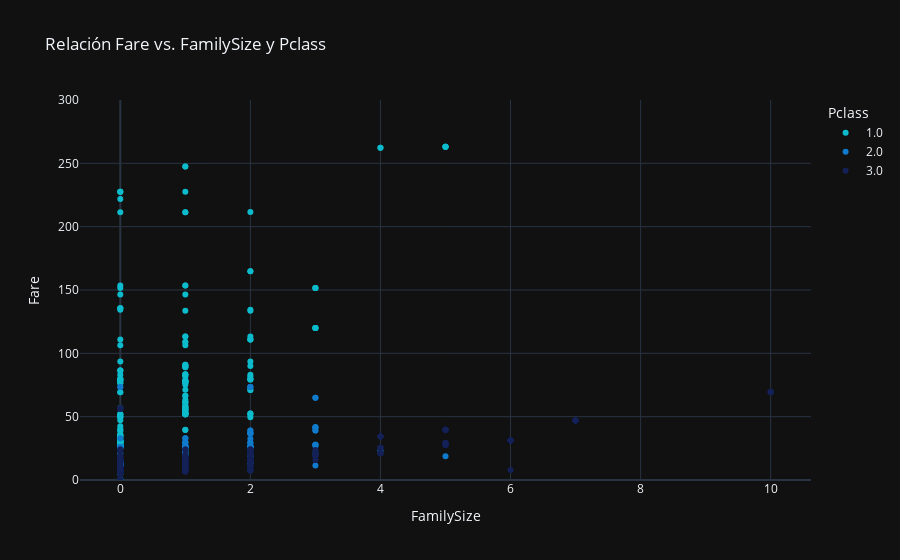

The notebook cell this image was saved under:
### Code cell
df['Pclass'] = df['Pclass'].astype(str) # La trato como una categoría

fig = px.scatter(
    df,
    x='FamilySize',
    y='Fare',
    color='Pclass',
    title='Relación Fare vs. FamilySize y Pclass',
    color_discrete_sequence=['#0cbccc', '#107acc', '#142157'],
    category_orders={"Pclass": ['1.0', '2.0', '3.0']}  # Ordenar Pclass
)

fig.update_yaxes(range=[0, 300]) # Limitat eje Y a 300
fig.update_layout(template='plotly_dark')
fig.write_html('Graphics/scatter_fare_familysize_Pclass_2_300.html')
fig.show()

### Figure 1 — Plotly figure (JSON) as saved in the notebook; plotly's stock layout.template omitted (floating-point values rounded to 4 significant figures; data arrays with more than 128 entries replaced by an {"elided": "..."} marker saying what was removed)
{"data": [{"hovertemplate": "Pclass=1.0<br>FamilySize=%{x}<br>Fare=%{y}<extra></extra>", "legendgroup": "1.0", "marker": {"color": "#0cbccc", "symbol": "circle"}, "mode": "markers", "name": "1.0", "orientation": "v", "showlegend": true, "type": "scatter", "x": {"elided": "216 int values"}, "xaxis": "x", "y": {"elided": "216 float values"}, "yaxis": "y"}, {"hovertemplate": "Pclass=2.0<br>FamilySize=%{x}<br>Fare=%{y}<extra></extra>", "legendgroup": "2.0", "marker": {"color": "#107acc", "symbol": "circle"}, "mode": "markers", "name": "2.0", "orientation": "v", "showlegend": true, "type": "scatter", "x": {"elided": "184 int values"}, "xaxis": "x", "y": {"elided": "184 float values"}, "yaxis": "y"}, {"hovertemplate": "Pclass=3.0<br>FamilySize=%{x}<br>Fare=%{y}<extra></extra>", "legendgroup": "3.0", "marker": {"color": "#142157", "symbol": "circle"}, "mode": "markers", "name": "3.0", "orientation": "v", "showlegend": true, "type": "scatter", "x": {"elided": "491 int values"}, "xaxis": "x", "y": {"elided": "491 float values"}, "yaxis": "y"}], "layout": {"legend": {"title": {"text": "Pclass"}, "tracegroupgap": 0}, "title": {"text": "Relación Fare vs. FamilySize y Pclass"}, "xaxis": {"anchor": "y", "domain": [0, 1], "title": {"text": "FamilySize"}}, "yaxis": {"anchor": "x", "domain": [0, 1], "range": [0, 300], "title": {"text": "Fare"}}}}
